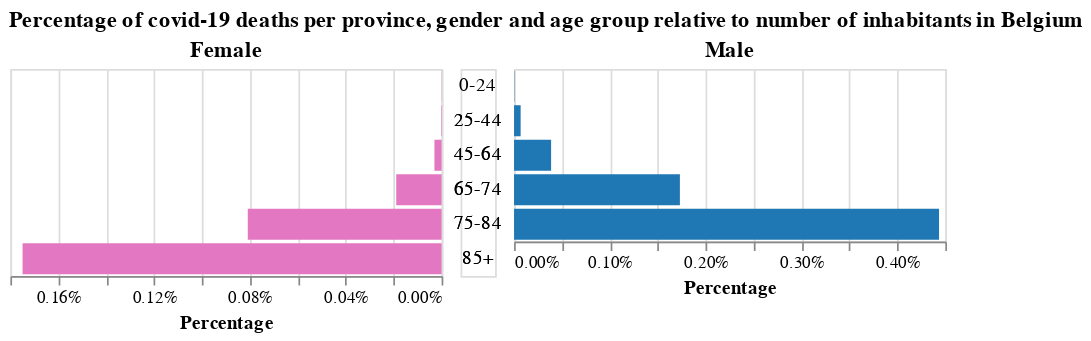

Notebook cell for this chart:
### Code cell
regions = df_plot['TX_RGN_DESCR_NL'].unique()
select_province = alt.selection_single(
    name='Select', # name the selection 'Select'
    fields=['TX_RGN_DESCR_NL'], # limit selection to the Major_Genre field
    init={'TX_RGN_DESCR_NL': 'Vlaams Gewest'}, # use first genre entry as initial value
    bind=alt.binding_select(options=regions) # bind to a menu of unique provence values
)

base = alt.Chart(df_plot).add_selection(
    select_province
).transform_filter(
    select_province
).transform_calculate(
    gender=alt.expr.if_(alt.datum.SEX == 'M', 'Male', 'Female')
).properties(
    width=250
)

left = base.transform_filter(
    alt.datum.gender == 'Female'
).encode(
    y=alt.Y('AGEGROUP:O', axis=None),
    x=alt.X('percentage:Q', axis=alt.Axis(format='.2%'),
            title='Percentage',
            sort=alt.SortOrder('descending'),
            # scale=alt.Scale(domain=(0.0, 0.02), clamp=True)
            ),
    color=alt.Color('gender:N', scale=color_scale, legend=None),
    tooltip=[alt.Tooltip('percentage', format='.2%')]
).mark_bar().properties(title='Female')

middle = base.encode(
    y=alt.Y('AGEGROUP:O', axis=None),
    text=alt.Text('AGEGROUP:O'),
).mark_text().properties(width=20)

right = base.transform_filter(
    alt.datum.gender == 'Male'
).encode(
    y=alt.Y('AGEGROUP:O', axis=None),
    # x=alt.X('percentage:Q', title='Percentage', axis=alt.Axis(format='.2%'), scale=alt.Scale(domain=(0.0, 0.02), clamp=True)),
    x=alt.X('percentage:Q', title='Percentage', axis=alt.Axis(format='.2%')),
    color=alt.Color('gender:N', scale=color_scale, legend=None),
    tooltip=[alt.Tooltip('percentage', format='.2%')]
).mark_bar().properties(title='Male')

alt.concat(left, middle, right, spacing=5).properties(title='Percentage of covid-19 deaths per province, gender and age group relative to number of inhabitants in Belgium')

### Figure 1 — Vega-Lite specification as saved in the notebook (floating-point values rounded to 4 significant figures)
{"config": {"view": {"continuousWidth": 400, "continuousHeight": 300}}, "concat": [{"mark": "bar", "encoding": {"color": {"type": "nominal", "field": "gender", "legend": null, "scale": {"domain": ["Male", "Female"], "range": ["#1f77b4", "#e377c2"]}}, "tooltip": [{"type": "quantitative", "field": "percentage", "format": ".2%"}], "x": {"type": "quantitative", "axis": {"format": ".2%"}, "field": "percentage", "sort": "descending", "title": "Percentage"}, "y": {"type": "ordinal", "axis": null, "field": "AGEGROUP"}}, "selection": {"Select": {"type": "single", "fields": ["TX_RGN_DESCR_NL"], "init": {"TX_RGN_DESCR_NL": "Vlaams Gewest"}, "bind": {"input": "select", "options": ["Brussels Hoofdstedelijk Gewest", "Vlaams Gewest", "Waals Gewest"]}}}, "title": "Female", "transform": [{"filter": {"selection": "Select"}}, {"calculate": "if((datum.SEX === 'M'),'Male','Female')", "as": "gender"}, {"filter": "(datum.gender === 'Female')"}], "width": 250}, {"mark": "text", "encoding": {"text": {"type": "ordinal", "field": "AGEGROUP"}, "y": {"type": "ordinal", "axis": null, "field": "AGEGROUP"}}, "selection": {"Select": {"type": "single", "fields": ["TX_RGN_DESCR_NL"], "init": {"TX_RGN_DESCR_NL": "Vlaams Gewest"}, "bind": {"input": "select", "options": ["Brussels Hoofdstedelijk Gewest", "Vlaams Gewest", "Waals Gewest"]}}}, "transform": [{"filter": {"selection": "Select"}}, {"calculate": "if((datum.SEX === 'M'),'Male','Female')", "as": "gender"}], "width": 20}, {"mark": "bar", "encoding": {"color": {"type": "nominal", "field": "gender", "legend": null, "scale": {"domain": ["Male", "Female"], "range": ["#1f77b4", "#e377c2"]}}, "tooltip": [{"type": "quantitative", "field": "percentage", "format": ".2%"}], "x": {"type": "quantitative", "axis": {"format": ".2%"}, "field": "percentage", "title": "Percentage"}, "y": {"type": "ordinal", "axis": null, "field": "AGEGROUP"}}, "selection": {"Select": {"type": "single", "fields": ["TX_RGN_DESCR_NL"], "init": {"TX_RGN_DESCR_NL": "Vlaams Gewest"}, "bind": {"input": "select", "options": ["Brussels Hoofdstedelijk Gewest", "Vlaams Gewest", "Waals Gewest"]}}}, "title": "Male", "transform": [{"filter": {"selection": "Select"}}, {"calculate": "if((datum.SEX === 'M'),'Male','Female')", "as": "gender"}, {"filter": "(datum.gender === 'Male')"}], "width": 250}], "data": {"name": "data-ed3089c1cca1599e394e5b0dc87c3c00"}, "spacing": 5, "title": "Percentage of covid-19 deaths per province, gender and age group relative to number of inhabitants in Belgium", "$schema": "https://vega.github.io/schema/vega-lite/v4.8.1.json", "datasets": {"data-ed3089c1cca1599e394e5b0dc87c3c00": [{"TX_RGN_DESCR_NL": "Brussels Hoofdstedelijk Gewest", "CD_SEX": "F", "AGEGROUP_sc": "25-44", "MS_POPULATION": 197579, "AGEGROUP": "25-44", "SEX": "F", "DEATHS": 1, "percentage": 5.061e-06}, {"TX_RGN_DESCR_NL": "Brussels Hoofdstedelijk Gewest", "CD_SEX": "F", "AGEGROUP_sc": "45-64", "MS_POPULATION": 137628, "AGEGROUP": "45-64", "SEX": "F", "DEATHS": 21, "percentage": 0.0001526}, {"TX_RGN_DESCR_NL": "Brussels Hoofdstedelijk Gewest", "CD_SEX": "F", "AGEGROUP_sc": "65-74", "MS_POPULATION": 45214, "AGEGROUP": "65-74", "SEX": "F", "DEATHS": 42, "percentage": 0.0009289}, {"TX_RGN_DESCR_NL": "Brussels Hoofdstedelijk Gewest", "CD_SEX": "F", "AGEGROUP_sc": "75-84", "MS_POPULATION": 30059, "AGEGROUP": "75-84", "SEX": "F", "DEATHS": 128, "percentage": 0.004258}, {"TX_RGN_DESCR_NL": "Brussels Hoofdstedelijk Gewest", "CD_SEX": "F", "AGEGROUP_sc": "85+", "MS_POPULATION": 18811, "AGEGROUP": "85+", "SEX": "F", "DEATHS": 270, "percentage": 0.01435}, {"TX_RGN_DESCR_NL": "Brussels Hoofdstedelijk Gewest", "CD_SEX": "M", "AGEGROUP_sc": "25-44", "MS_POPULATION": 194988, "AGEGROUP": "25-44", "SEX": "M", "DEATHS": 4, "percentage": 2.051e-05}, {"TX_RGN_DESCR_NL": "Brussels Hoofdstedelijk Gewest", "CD_SEX": "M", "AGEGROUP_sc": "45-64", "MS_POPULATION": 140348, "AGEGROUP": "45-64", "SEX": "M", "DEATHS": 43, "percentage": 0.0003064}, {"TX_RGN_DESCR_NL": "Brussels Hoofdstedelijk Gewest", "CD_SEX": "M", "AGEGROUP_sc": "65-74", "MS_POPULATION": 36698, "AGEGROUP": "65-74", "SEX": "M", "DEATHS": 71, "percentage": 0.001935}, {"TX_RGN_DESCR_NL": "Brussels Hoofdstedelijk Gewest", "CD_SEX": "M", "AGEGROUP_sc": "75-84", "MS_POPULATION": 19969, "AGEGROUP": "75-84", "SEX": "M", "DEATHS": 170, "percentage": 0.008513}, {"TX_RGN_DESCR_NL": "Brussels Hoofdstedelijk Gewest", "CD_SEX": "M", "AGEGROUP_sc": "85+", "MS_POPULATION": 7918, "AGEGROUP": "85+", "SEX": "M", "DEATHS": 186, "percentage": 0.02349}, {"TX_RGN_DESCR_NL": "Vlaams Gewest", "CD_SEX": "F", "AGEGROUP_sc": "0-24", "MS_POPULATION": 874891, "AGEGROUP": "0-24", "SEX": "F", "DEATHS": 1, "percentage": 1.143e-06}, {"TX_RGN_DESCR_NL": "Vlaams Gewest", "CD_SEX": "F", "AGEGROUP_sc": "25-44", "MS_POPULATION": 820036, "AGEGROUP": "25-44", "SEX": "F", "DEATHS": 2, "percentage": 2.439e-06}, {"TX_RGN_DESCR_NL": "Vlaams Gewest", "CD_SEX": "F", "AGEGROUP_sc": "45-64", "MS_POPULATION": 901554, "AGEGROUP": "45-64", "SEX": "F", "DEATHS": 27, "percentage": 2.995e-05}, {"TX_RGN_DESCR_NL": "Vlaams Gewest", "CD_SEX": "F", "AGEGROUP_sc": "65-74", "MS_POPULATION": 353925, "AGEGROUP": "65-74", "SEX": "F", "DEATHS": 67, "percentage": 0.0001893}, {"TX_RGN_DESCR_NL": "Vlaams Gewest", "CD_SEX": "F", "AGEGROUP_sc": "75-84", "MS_POPULATION": 245981, "AGEGROUP": "75-84", "SEX": "F", "DEATHS": 199, "percentage": 0.000809}, {"TX_RGN_DESCR_NL": "Vlaams Gewest", "CD_SEX": "F", "AGEGROUP_sc": "85+", "MS_POPULATION": 132649, "AGEGROUP": "85+", "SEX": "F", "DEATHS": 232, "percentage": 0.001749}, {"TX_RGN_DESCR_NL": "Vlaams Gewest", "CD_SEX": "M", "AGEGROUP_sc": "25-44", "MS_POPULATION": 827281, "AGEGROUP": "25-44", "SEX": "M", "DEATHS": 3, "percentage": 3.626e-06}, {"TX_RGN_DESCR_NL": "Vlaams Gewest", "CD_SEX": "M", "AGEGROUP_sc": "45-64", "MS_POPULATION": 917008, "AGEGROUP": "45-64", "SEX": "M", "DEATHS": 63, "percentage": 6.87e-05}, {"TX_RGN_DESCR_NL": "Vlaams Gewest", "CD_SEX": "M", "AGEGROUP_sc": "65-74", "MS_POPULATION": 336242, "AGEGROUP": "65-74", "SEX": "M", "DEATHS": 130, "percentage": 0.0003866}, {"TX_RGN_DESCR_NL": "Vlaams Gewest", "CD_SEX": "M", "AGEGROUP_sc": "75-84", "MS_POPULATION": 193576, "AGEGROUP": "75-84", "SEX": "M", "DEATHS": 335, "percentage": 0.001731}, {"TX_RGN_DESCR_NL": "Vlaams Gewest", "CD_SEX": "M", "AGEGROUP_sc": "85+", "MS_POPULATION": 69678, "AGEGROUP": "85+", "SEX": "M", "DEATHS": 309, "percentage": 0.004435}, {"TX_RGN_DESCR_NL": "Waals Gewest", "CD_SEX": "F", "AGEGROUP_sc": "25-44", "MS_POPULATION": 457356, "AGEGROUP": "25-44", "SEX": "F", "DEATHS": 5, "percentage": 1.093e-05}, {"TX_RGN_DESCR_NL": "Waals Gewest", "CD_SEX": "F", "AGEGROUP_sc": "45-64", "MS_POPULATION": 496668, "AGEGROUP": "45-64", "SEX": "F", "DEATHS": 41, "percentage": 8.255e-05}, {"TX_RGN_DESCR_NL": "Waals Gewest", "CD_SEX": "F", "AGEGROUP_sc": "65-74", "MS_POPULATION": 199422, "AGEGROUP": "65-74", "SEX": "F", "DEATHS": 98, "percentage": 0.0004914}, {"TX_RGN_DESCR_NL": "Waals Gewest", "CD_SEX": "F", "AGEGROUP_sc": "75-84", "MS_POPULATION": 118224, "AGEGROUP": "75-84", "SEX": "F", "DEATHS": 290, "percentage": 0.002453}, {"TX_RGN_DESCR_NL": "Waals Gewest", "CD_SEX": "F", "AGEGROUP_sc": "85+", "MS_POPULATION": 68502, "AGEGROUP": "85+", "SEX": "F", "DEATHS": 704, "percentage": 0.01028}, {"TX_RGN_DESCR_NL": "Waals Gewest", "CD_SEX": "M", "AGEGROUP_sc": "25-44", "MS_POPULATION": 459444, "AGEGROUP": "25-44", "SEX": "M", "DEATHS": 4, "percentage": 8.706e-06}, {"TX_RGN_DESCR_NL": "Waals Gewest", "CD_SEX": "M", "AGEGROUP_sc": "45-64", "MS_POPULATION": 487322, "AGEGROUP": "45-64", "SEX": "M", "DEATHS": 89, "percentage": 0.0001826}, {"TX_RGN_DESCR_NL": "Waals Gewest", "CD_SEX": "M", "AGEGROUP_sc": "65-74", "MS_POPULATION": 175508, "AGEGROUP": "65-74", "SEX": "M", "DEATHS": 186, "percentage": 0.00106}, {"TX_RGN_DESCR_NL": "Waals Gewest", "CD_SEX": "M", "AGEGROUP_sc": "75-84", "MS_POPULATION": 82876, "AGEGROUP": "75-84", "SEX": "M", "DEATHS": 300, "percentage": 0.00362}, {"TX_RGN_DESCR_NL": "Waals Gewest", "CD_SEX": "M", "AGEGROUP_sc": "85+", "MS_POPULATION": 30048, "AGEGROUP": "85+", "SEX": "M", "DEATHS": 421, "percentage": 0.01401}]}}
